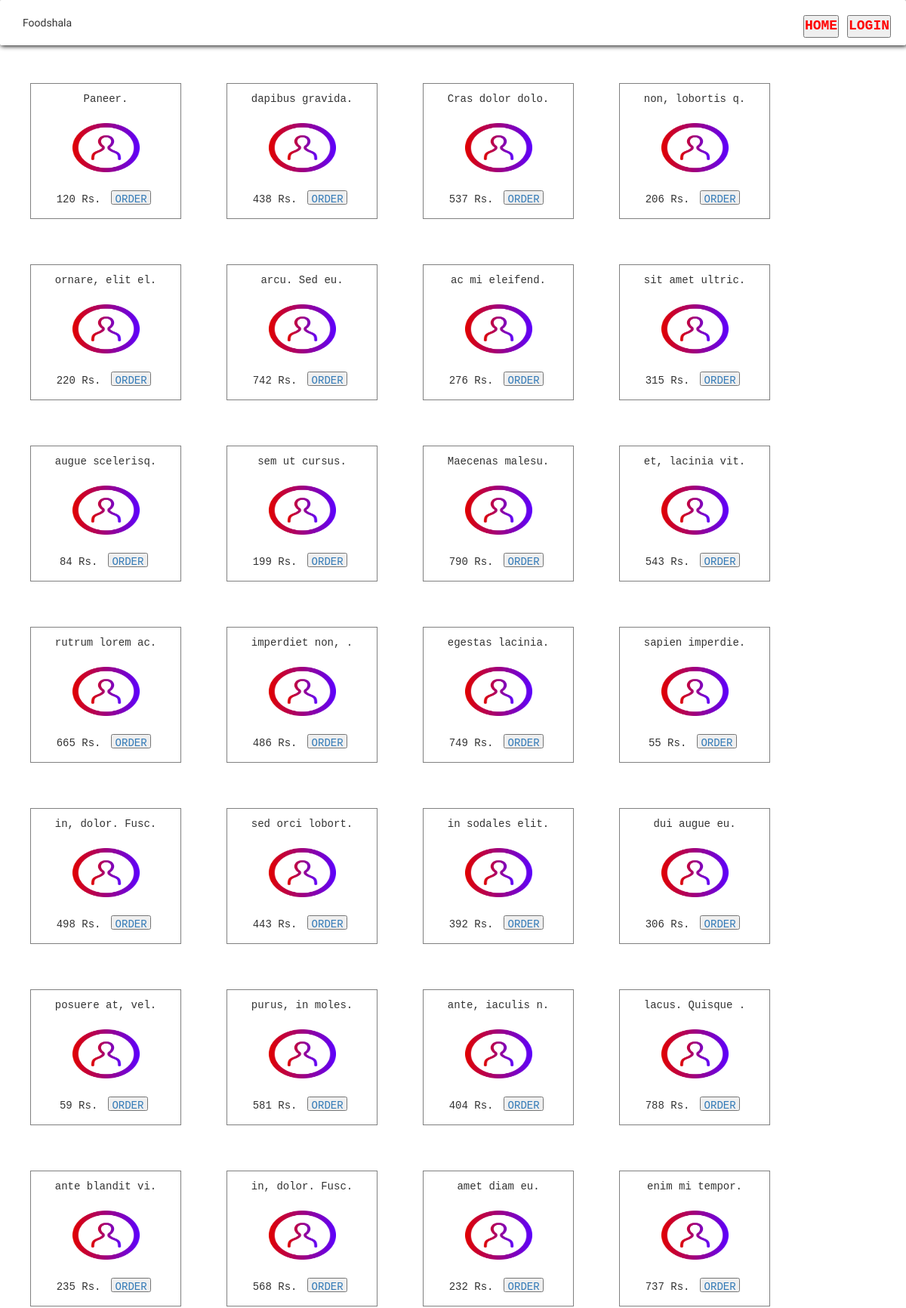
The app's page /home.php (upper part) with its own data.
### tables this page shows
CREATE TABLE `menu` (
  `id` int(11) NOT NULL,
  `menu_id` int(11) NOT NULL,
  `item_name` varchar(15) NOT NULL,
  `item_desc` varchar(100) DEFAULT NULL,
  `image` varchar(100) DEFAULT NULL,
  `price` int(11) NOT NULL,
  `veg_nonveg` varchar(10) NOT NULL,
  `availability` tinyint(1) NOT NULL
);

### scripts/food-home.php (the view, shortened to what this page needs)
<?php
	$conn = mysql_connect("localhost" , "root" , "") or die(mysql_error());
	$query = "select * from menu";
	$result = mysql_query("$query",$conn) or die(mysql_error());
?>
<?php
	if(mysql_num_rows($result)>0){
		while( $row = mysql_fetch_array($result) ){
			print "
					<div class='grid-box'>
						<div class='grid-box-header'>".$row['item_name'].".</div>
						<div class='grid-box-image'>
							<img src='res/login.jpg' />
						</div>
						<div class='grid-box-bottom'>"
							.$row['price']." Rs.".
							"<a href='./food-page.php?id=".$row['id']."' target = '_blank'>
							<button>ORDER</button>
							</a>
						</div>
					</div>
				";
		}
	}
?>

### home.php (shortened to what this page needs)
<html>
    <head>
        <link rel="stylesheet" type="text/css" href="style/style.css" />
		<link rel="stylesheet" href="https://maxcdn.bootstrapcdn.com/bootstrap/3.4.1/css/bootstrap.min.css">
    </head>
    <body>
        <?php
            include("./header.php");
        ?>
        <div class="grid">
            <?php include("./scripts/food-home.php"); ?>
        </div>
    </body>
</html>

### header.php (shortened to what this page needs)
<?php
    if( isset($_SESSION['login']) )
    {
        $msg = "LOGOUT";
        $link = "./logout.php";
        $user = $_SESSION['currentUser'];
        $loginTime = $_SESSION['loginTime'];
        $userType = $_SESSION['userType'];
        $homeLink = "./home.php";
        if( $userType == "user"){
            $userDashBoardLink = "./dashboard.user.php";
        }else{
            $dashBoardLink = "./dashboard.restaurant.php";
        }
    }else{
        $msg = "LOGIN";
        $link = "./login.php";
        $homeLink = "./home.php";
    }
?>
<div class="header">
    <div class="header-text-box">
        <div class="header-text-box-content">
            Foodshala
        </div>
    </div>
    <div class="header-action-button-box">
    <div class="header-action-button-box-content">
    	<?php
             if($msg == 'LOGIN'){
                echo "<a href=$homeLink>
                        <button class='bt-primary'>HOME</button>
                    </a> ";
                 echo "<a href=$link>
                     <button class='bt-primary'>LOGIN</button>
                 </a> ";
             }
         ?>
    </div>
</div>

### style/style.css (style rules this page uses)
* { margin: 0px; padding: 0px; }
body { margin:5px; }
.header { width: 100%; height: 60px; border-radius: 2px; box-shadow: 1px 1px 6px black; display: block; background: white; }
.header-text-box { width: 20%; height: 100%; border-radius : 2px; float: left; display: block; }
.header-text-box-content { font-family: 'ZCOOL QingKe HuangYou', cursive; padding-left: 30px; padding-top: 20px; font-size: 100%; }
.header-action-button-box { width: auto%; height: inherit; float: right; text-align: left; padding: 00px; }
.header-action-button-box-content { padding: 20px; font-family:monospace; font-size: 18px; text-align: right; color: black; }
.header-action-button-box-content a { text-decoration: none; color: red; font-weight: bold; }
.grid { width: 100%; height: auto; float: left; padding: 10px; display: block; margin-top: 10px; font-family: monospace; }
.grid-box { width: 200px; height: 180px; border: 1px solid gray; float: left; display: block; margin: 30px; padding: 10px; }
.grid-box-header { height: 20%; width: 100%; text-align: center; overflow: hidden; }
.grid-box-image { height: 60%; width: 100%; text-align: center; }
.grid-box-image img { width: 50%; height: 80%; margin: auto; padding-top: 10px; }
.grid-box-bottom { height: 20%; width: 100%; text-align: center; }
.grid-box-bottom button { height: 60%; width: 30%; margin: 5px; font-family: monospace; }

### records on screen
menu: item_name "Paneer", price "120"
menu: item_name "dapibus gravida", price "438"
menu: item_name "Cras dolor dolo", price "537"
menu: item_name "non, lobortis q", price "206"
menu: item_name "ornare, elit el", price "220"
menu: item_name "arcu. Sed eu", price "742"
menu: item_name "ac mi eleifend", price "276"
menu: item_name "sit amet ultric", price "315"
menu: item_name "augue scelerisq", price "84"
menu: item_name "sem ut cursus", price "199"
menu: item_name "Maecenas malesu", price "790"
menu: item_name "et, lacinia vit", price "543"
menu: item_name "rutrum lorem ac", price "665"
menu: item_name "imperdiet non,", price "486"
menu: item_name "egestas lacinia", price "749"
menu: item_name "sapien imperdie", price "55"
menu: item_name "in, dolor. Fusc", price "498"
menu: item_name "sed orci lobort", price "443"
menu: item_name "in sodales elit", price "392"
menu: item_name "dui augue eu", price "306"
menu: item_name "posuere at, vel", price "59"
menu: item_name "purus, in moles", price "581"
menu: item_name "ante, iaculis n", price "404"
menu: item_name "lacus. Quisque", price "788"
menu: item_name "ante blandit vi", price "235"
menu: item_name "in, dolor. Fusc", price "568"
menu: item_name "amet diam eu", price "232"
menu: item_name "enim mi tempor", price "737"
